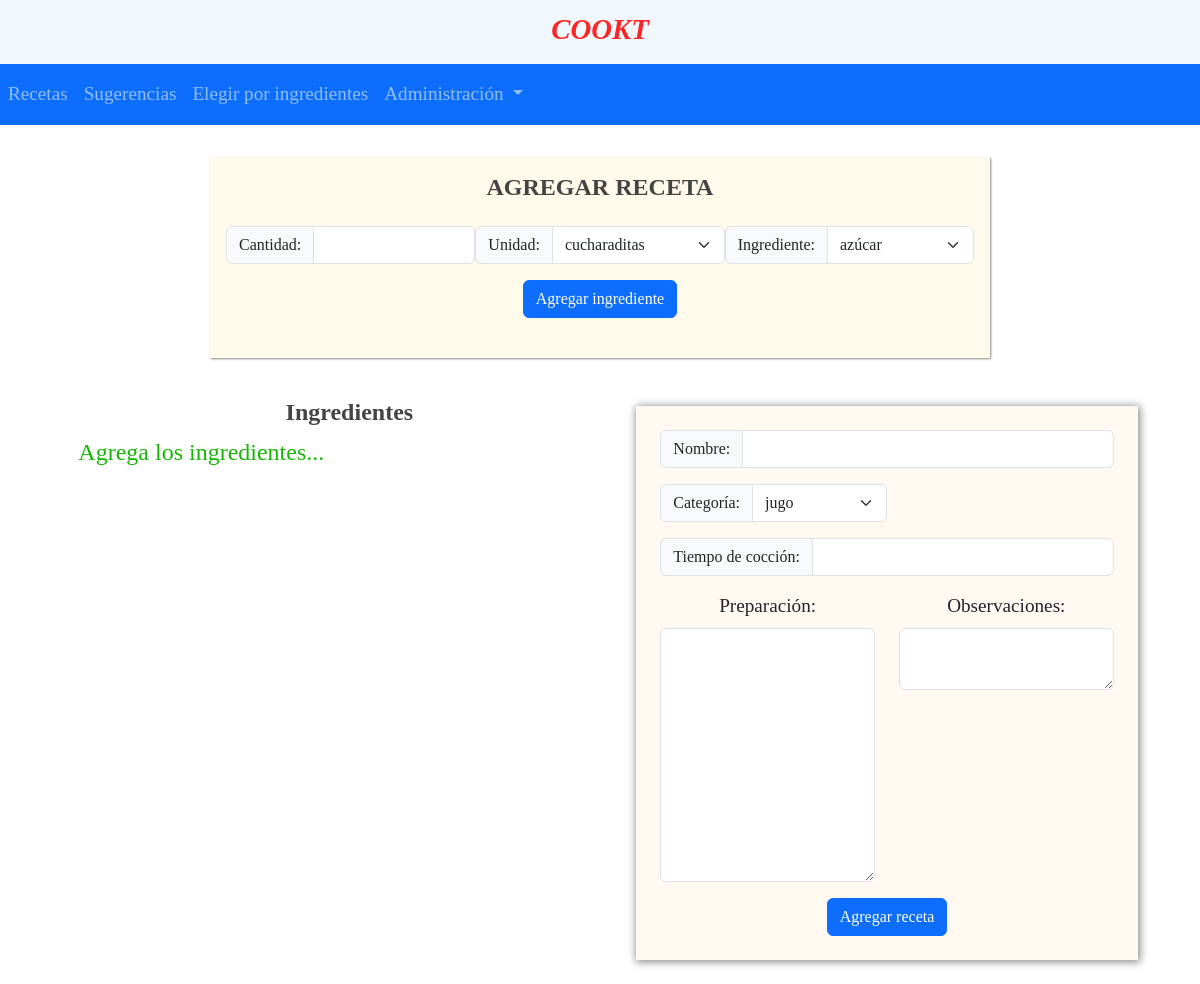
The app's page /views/add_recipe.php, older data.
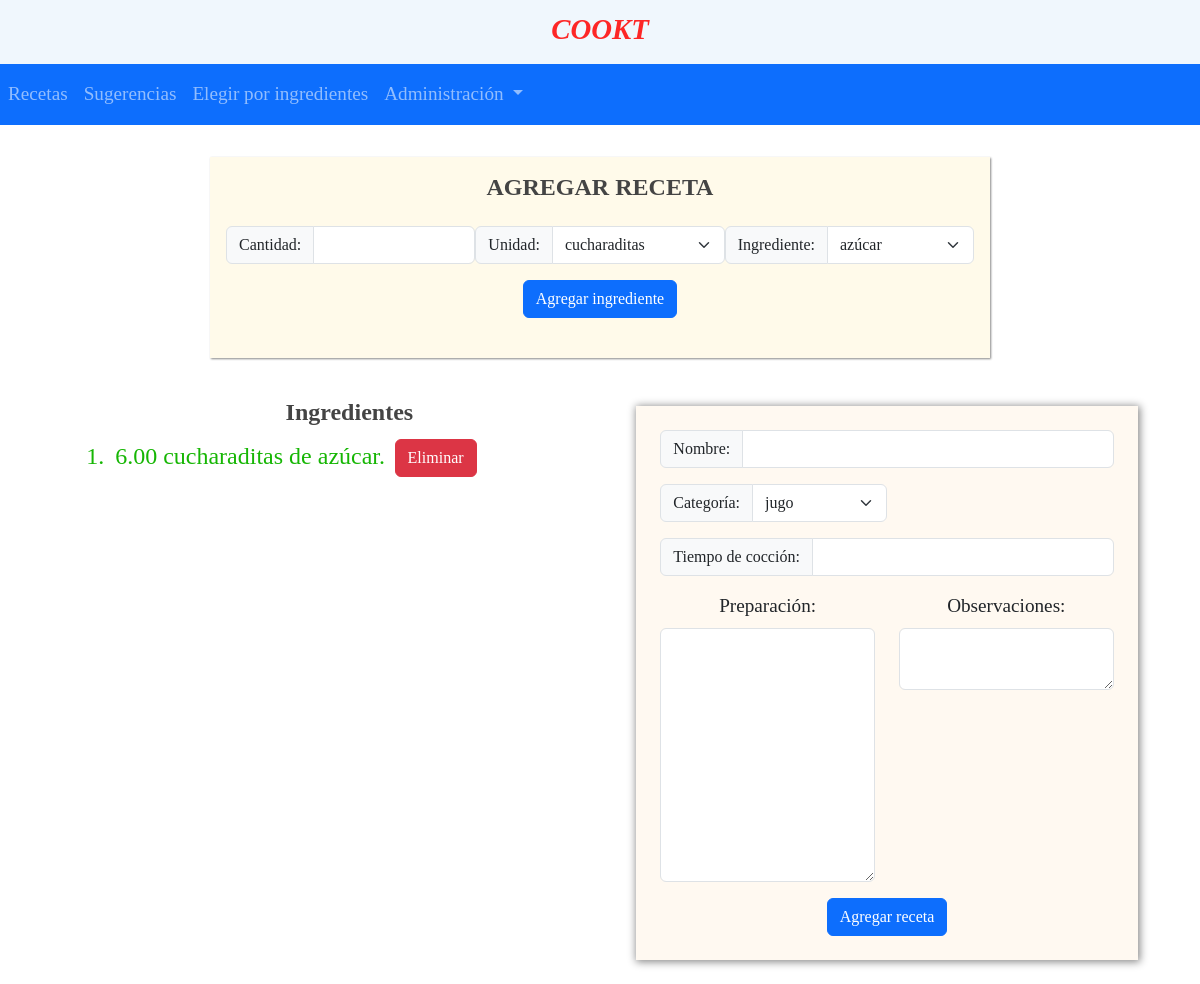
The same page, newer data.
### tables this page shows
CREATE TABLE `reholder` (
  `re_id` int NOT NULL AUTO_INCREMENT,
  `ingredient` varchar(50) NOT NULL,
  `quantity` double(5,2) NOT NULL,
  `unit` varchar(20) NOT NULL,
  `username` varchar(30) DEFAULT NULL,
  PRIMARY KEY (`re_id`),
  KEY `fk_units_reholder` (`unit`),
  KEY `fk_ingredients_reholder` (`ingredient`),
  KEY `fk_user_reholder` (`username`),
  CONSTRAINT `fk_ingredients_reholder` FOREIGN KEY (`ingredient`) REFERENCES `ingredients` (`ingredient`) ON DELETE CASCADE ON UPDATE CASCADE,
  CONSTRAINT `fk_units_reholder` FOREIGN KEY (`unit`) REFERENCES `units` (`unit`) ON DELETE CASCADE ON UPDATE CASCADE,
  CONSTRAINT `fk_user_reholder` FOREIGN KEY (`username`) REFERENCES `users` (`username`) ON DELETE CASCADE ON UPDATE CASCADE
);

### views/add_recipe.php (the view, shortened to what this page needs)
<?php
require_once ("../modules/head.php");
require_once ("../config/db_Connection.php");
require_once ("../modules/nav.php");
?>
<link rel="stylesheet" href="../styles/styles.css">
<main class="container p-4">
    <div class="row mt-2 justify-content-center">
        <div class="bg-form p-3 mb-4 col-auto">
            <h3 class="text-center">AGREGAR RECETA</h3>
            <form class="mt-4 mb-4 text-center" method="POST" action="../actions/create.php">
                <div class="d-sm-flex justify-content-around">
                    <div class="input-group mb-3">
                        <label class="input-group-text" for="quantity">Cantidad: </label>
                        <input class="form-control" type="number" name="quantity" id="quantity">
                    </div>
                    <div class="input-group mb-3">
                        <label class="input-group-text" for="unit">Unidad: </label>
                        <select class="form-select" name="unit" id="unit">
                            <?php
                            $sql = "SELECT unit FROM units";
                            $result = $conn -> query($sql);
                            while($row = $result -> fetch_assoc()) {
                                echo '<option value="' . $row["unit"] . '">' . $row["unit"] . '</option>';
                            }
                            ?>
                        </select>
                    </div>
                    <div class="input-group mb-3">
                        <label class="input-group-text" for="ingredient">Ingrediente: </label>
                        <select class="form-select" name="ingredient" id="ingredient">
                            <?php
                            $sql = "SELECT ingredient FROM ingredients";
                            $result = $conn -> query($sql);
                            while($row = $result -> fetch_assoc()) {
                                echo '<option value="' . $row["ingredient"] . '">' . $row["ingredient"] . '</option>';
                            }
                            ?>
                        </select>
                    </div>
                </div>
                <input class="btn btn-primary" type="submit" value="Agregar ingrediente">
            </form>
        </div>
        <div class="m-2 p-2 col-sm-auto col-md-auto col-lg-6">
            <h3 class="text-center">Ingredientes</h3>
            <?php
            $sql = "SELECT re_id, concat_ws(' ', quantity, unit, 'de' ,ingredient) as fullingredient FROM reholder;";
            $result = $conn -> query($sql);
            $num_rows = $result -> num_rows;
            $html = "";
            if ($num_rows != 0) {
                $html .= "<ol>";
                while($row = $result -> fetch_assoc()){
                    $html .= "<li>";
                    $html .= "<a href='../actions/edit.php?id=" . $row["re_id"] . "'>" . $row["fullingredient"] . ".";
                    $html .= "</a>";
                    $html .= "<a class='btn btn-danger' href='../actions/delete.php?id=" . $row["re_id"] . "'>";
                    $html .= "Eliminar";
                    $html .=  "</a>";
                    $html .= "</li>";
                }
                $html .= "</ol>";
                echo $html;
            }  else {
                $html .= "<p>";
                $html .= "Agrega los ingredientes...";
                $html .= "</p>";
                echo $html;
            }
            ?>
        </div>
        <form class="mt-4 col-auto text-center" id="form" method="POST" action="../actions/create.php">
            <div>
                <div class="input-group mb-3">
                    <label class="input-group-text" for="recipename">Nombre: </label>
                    <input  class="form-control" type="text" id="recipename" name="recipename">
                </div>
                <div class="input-group mb-3 w-50">
                    <label class="input-group-text" for="category">Categoría: </label>
                    <select class="form-select" name="category" id="category">
                        <?php
                        $sql = "SELECT category FROM categories";
                        $result = $conn -> query($sql);
                        while($row = $result -> fetch_assoc()) {
                            echo '<option value="' . $row["category"] . '">' . $row["category"] . '</option>';
                        }
                        ?>
                    </select>
                </div>
                <div class="input-group mb-3">
                    <label class="input-group-text" for="cookingtime">Tiempo de cocción: </label>
                    <input class="form-control" type="number" id="cookingtime" name="cookingtime">
                </div>
            </div>
            <div class="row">
                <div class="col-sm-6 col-md-6 col-lg-6 mb-3">
                    <label for="preparation" class="form-label">Preparación: </label>
                    <textarea class="form-control" name="preparation" id="preparation" cols="30" rows="10"></textarea>
                </div>
                <div class="col-sm-6 col-md-6 col-lg-6 mb-3">
                    <label for="observation" class="form-label">Observaciones: </label>
                    <textarea class="form-control" name="observation" id="observation" cols="2" rows="2"></textarea>
                </div>
            </div>
            <div>
                <input class="btn btn-primary" type="submit" value="Agregar receta" name="addrecipe">
            </div>
        </form>
    </div>
</main>
<?php
require_once ("../modules/footer.php");
?>

### modules/head.php (shortened to what this page needs)
<!DOCTYPE html>
<html lang="es">
<head>
    <link href="https://cdn.jsdelivr.net/npm/bootstrap@5.3.0-alpha1/dist/css/bootstrap.min.css" rel="stylesheet">
    <link rel="stylesheet" href="./styles/styles.css">
</head>
<body>

### modules/nav.php (shortened to what this page needs)
<header>
    <div class="banner text-center pt-2">COOKT</div>
    <nav class="navbar navbar-expand-lg navbar-dark bg-primary">
        <div class="collapse navbar-collapse" id="navbarNavDropdown">
            <ul class="navbar-nav">
            <li class="nav-item">
                <a class="nav-link" href="index.php">Recetas</a>
            </li>
            <li class="nav-item">
                <a class="nav-link" href="./views/random_recipe.php">Sugerencias</a>
            </li>
            <li class="nav-item">
                <a class="nav-link" href="./views/custom_recipe.php">Elegir por ingredientes</a>
            </li>
            <li class="nav-item dropdown">
                <a class="nav-link dropdown-toggle" href="#" id="navbarDropdownMenuLink" data-toggle="dropdown" aria-haspopup="true" aria-expanded="false">
                Administración
                </a>
            </li>
            </ul>
        </div>
    </nav>
</header>

### modules/footer.php (shortened to what this page needs)
</body>
</html>

### styles/styles.css (style rules this page uses)
* { font-family:'Times New Roman', Times, serif; box-sizing: border-box; margin: 0; padding: 0; }
h3 { font-size: 1.5rem; color: #444; font-weight: bold; }
.nav-item { font-size: 1.2rem; }
table td, p, ul li, ol li, li a { font-size: 1.5rem; color: rgb(22, 182, 4); text-decoration: none; }
ol li a, b { margin: 0.3rem; }
option { color: rgb(240, 144, 41); }
#form { background-color:rgb(255, 249, 241); box-shadow: 1px 1px 8px 1px #888; padding: 1.5rem; }
label, select, input, option { font-size: 1.2rem; }
.banner { background-color: rgb(240, 247, 253); height: 8vh; color: rgb(253, 38, 38); font-size: 1.8rem; font-weight: bold; font-style: italic; }
.bg-form { background-color: rgb(255, 250, 234); box-shadow: 1px 1px 2px #888; }

Row changes from the older to the newer data that the page shows:
added reholder: fullingredient "6.00 cucharaditas de azúcar", value "Eliminar"
Text that changed along with them:
$html: "Agrega los ingredientes..." → (not shown)
